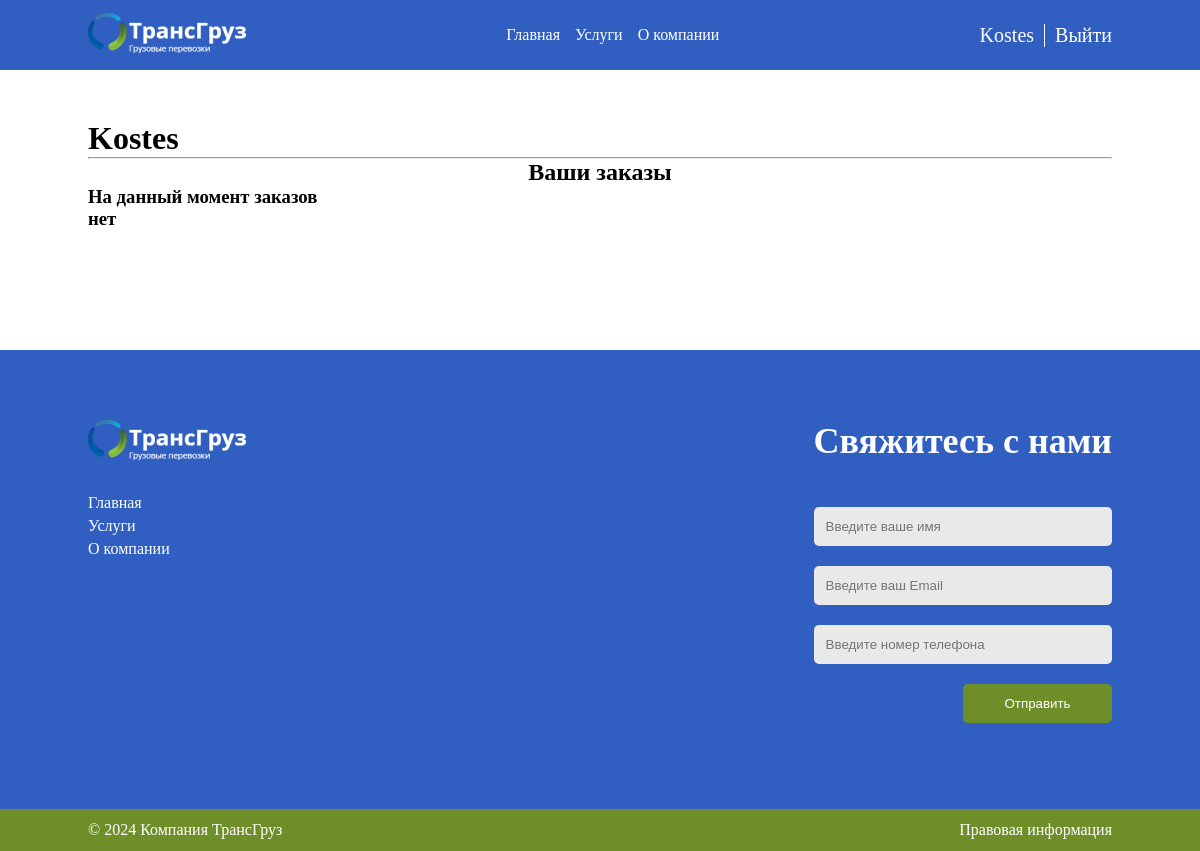
The app's page /users/profile/ (signed in), older data.
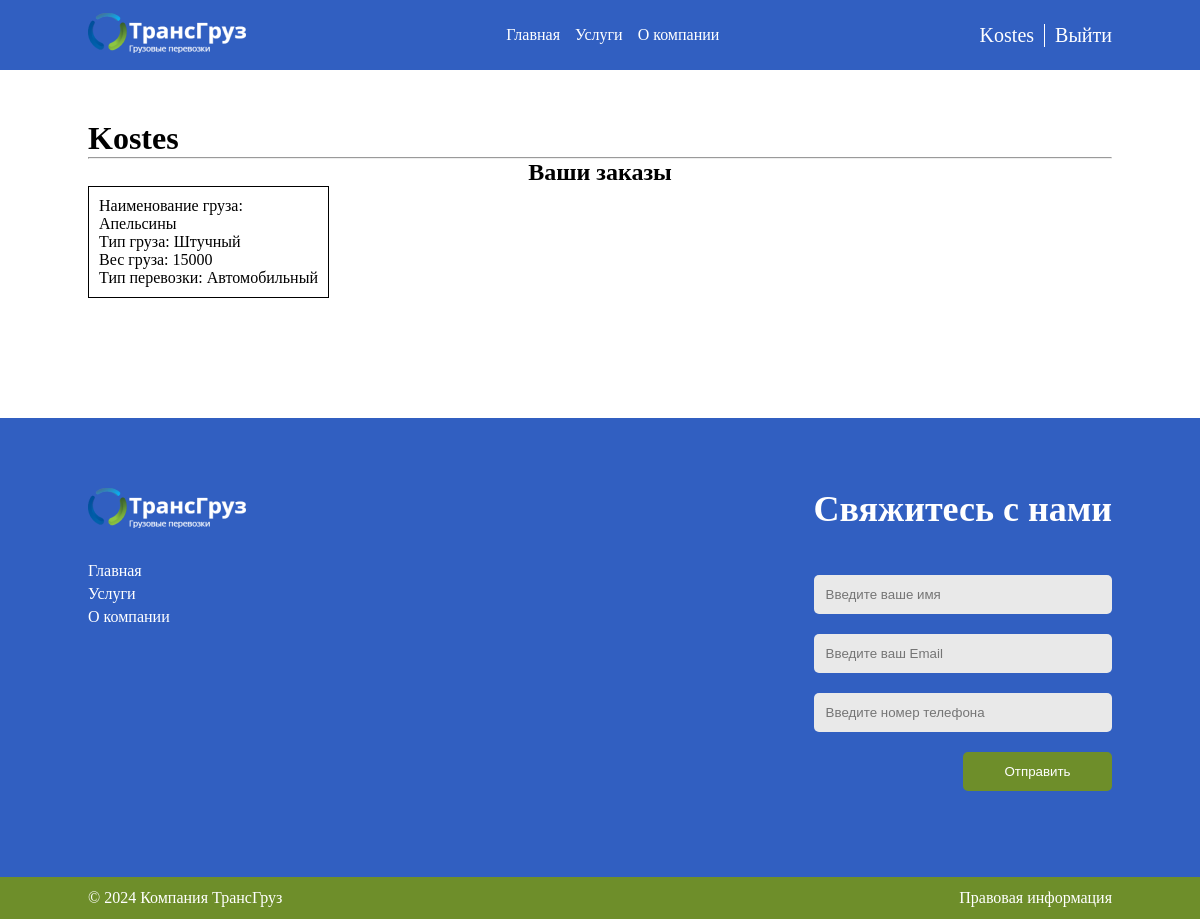
The same page, newer data.
### transportation/models.py (models this page shows)
class Menu(models.Model):
    name = models.CharField(max_length=60, verbose_name='Название')
    link = models.CharField(max_length=255, verbose_name='Ссылка')
    class Meta:
        verbose_name = 'Меню'
        verbose_name_plural = 'Меню'

class Cargos(models.Model):
    name_cargo = models.CharField(max_length=30, verbose_name="Название груза...")
    weight = models.CharField(max_length=30, verbose_name="Вес")
    type = models.CharField(max_length=30, verbose_name="Тип")
    dimensions = models.CharField(max_length=30, verbose_name="Габариты")
    type_transportation = models.CharField(max_length=30, verbose_name="Тип перевозки")
    status = models.CharField(max_length=30, verbose_name="Статус груза", blank=True, default="Не выполнен")
    class Meta:
        verbose_name = 'Груз'
        verbose_name_plural = 'Грузы'

### users/views.py (the view)
# urls.py: path('profile/', views.profile, name='profile'),
@login_required
def profile(request):
    cargo_info = Cargos.objects.filter(status="Не выполнен")
    data = {
        'title': 'Профиль пользователя',
        'menu_items': menu,
        'cargo_info': cargo_info,
        'dt': dt
    }
    return render(request, 'users/profile.html', context=data)

### users/templates/users/profile.html
{% extends 'base.html' %}
{% block login %}
    <div class="block-profile">
        <div class="centring">
            <h1>{{ user.username }}</h1>
            <hr>
        </div>
    </div>
    <div class="orders_list centring">
        <h2>Ваши заказы</h2>
        <div class="orders_cards">
        {% if cargo_info.exists %}
            {% for j in cargo_info %}
                <div class="card_order">
                    <p>Наименование груза: {{ j.name_cargo }}</p>
                    <p>Тип груза: {{ j.type }}</p>
                    <p>Вес груза: {{ j.weight }}</p>
                    <p>Тип перевозки: {{ j.type_transportation }}</p>
                </div>
            {% endfor %}
        {% else %}
            <h3>На данный момент заказов нет</h3>
        {% endif %}
        </div>
    </div>
{% endblock %}

### templates/base.html (shortened to what this page needs)
{% load static %}
<!DOCTYPE html>
<html lang="ru">
<head>
    <link rel="stylesheet" href="{% static 'transporations/style/index.css' %}">
    <link rel="stylesheet" href="{% static 'transporations/style/service.css' %}">
    <link rel="stylesheet" href="{% static 'transporations/style/company.css' %}">
    <link rel="stylesheet" href="{% static 'transporations/style/services.css' %}">
</head>
<body>
    <header class="header">
        <div class="top-header-wrapper">
            <div class="centring">
                <div class="top-header">
                    <div class="logo">
                        <a href="{% url 'home' %}"><img src="{% static 'transporations/images/logoza 1.png' %}"
                                                     alt="logo"></a>
                    </div>
                    <nav class="menu">
                        <ul class="list-menu">
                            {% for i in menu_items %}
                                <li class="list-item-menu">
                                    <a href="{% url i.link %}" class="link-menu">{{ i.name }}</a>
                                </li>
                            {% endfor %}
                        </ul>
                    </nav>
                    <div class="users-block">
                        {% if user.is_authenticated %}
                            {% if user.is_superuser %}
                                <a href="{% url 'admin:index' %}">{{ user.username }}</a>
                            {% else %}
                                <a href="{% url 'users:profile' %}">{{ user.username }}</a>
                            {% endif %}
                            <a href="{% url 'users:logout_user' %}">Выйти</a>
                        {% else %}
                            <a href="{% url 'users:login_user' %}">Войти</a>
                            <a href="{% url 'users:register_user' %}">Регистрация</a>
                        {% endif %}
                    </div>
                </div>
            </div>
        </div>
    </header>
    {% block login %}
    {% endblock %}
    <footer class="footer">
        <div class="footer-top-wrapper">
            <div class="centring">
                <div class="footer-top">
                    <div class="footer-left">
                        <div class="logo-footer">
                            <a href="{% url 'home' %}"><img src="{% static 'transporations/images/logoza 1.png' %}" alt="logo"></a>
                        </div>
                        <ul class="list-menu-footer">
                            {% for i in menu_items %}
                                <li class="item-list-menu">
                                    <a href="{% url i.link %}" class="link-menu">{{ i.name }}</a>
                                </li>
                            {% endfor %}
                        </ul>
                    </div>
                    <div class="footer-right">
                        <h3 class="title-block-form">Свяжитесь с нами</h3>
                        <div class="block-form" id="contact-form">
                            <form action="/success/" id="form" method="POST">
                                <input type="text" placeholder="Введите ваше имя" name="name">
                                <input type="email" placeholder="Введите ваш Email" name="email">
                                <input type="tel" placeholder="Введите номер телефона" name="tel">
                                <button type="submit">Отправить</button>
                            </form>
                        </div>
                    </div>
                </div>
            </div>
        </div>
        <div class="footer-bottom-wrapper">
            <div class="centring">
                <div class="footer-bottom">
                    <div class="company">© {{ dt.year }} Компания ТрансГруз</div>
                    <a href="{% url 'company' %}" class="info">Правовая информация</a>
                </div>
            </div>
        </div>
    </footer>
</body>
</html>

### transportation/static/transporations/style/index.css (style rules this page uses)
* { margin: 0; padding: 0; box-sizing: border-box; }
:root { --blue: #315FC1; --green: #6E8E2A; --white: #fff; --black: #000; --light-gray: #D9D9D9; --gray: #E9E9E9; --fz-title-parth: 4rem; --fz-very-big: 3rem; --fz-big: 2.25rem; --fz-normal: 1rem; --fw-regular: 400; --fw-bold: 700; }
html { height: 100%; }
body { display: grid; grid-template-rows: auto 1fr auto; height: 100%; }
a { color: inherit; text-decoration: none; }
button { cursor: pointer; }
input, button, textarea { border: none; outline: none; background: none; }
ul { list-style: none; }
.centring { max-width: 1274px; width: 100%; height: 100%; margin: 0 auto; }
.top-header-wrapper { background-color: var(--blue); padding: 13px 0; position: fixed; top: 0; left: 0; width: 100%; z-index: 1000; }
.top-header { display: flex; justify-content: space-between; align-items: center; color: var(--white); }
.list-menu { display: grid; grid-auto-flow: column; grid-gap: 15px; }
.footer { background: var(--blue); margin-top: 120px; color: var(--white); padding-top: 70px; }
.footer-top { display: flex; justify-content: space-between; }
.list-menu-footer { margin-top: 30px; }
.item-list-menu:not(:first-child) { margin-top: 5px; }
.footer-right { max-width: 363px; }
.title-block-form { text-align: right; font-size: var(--fz-big); font-weight: var(--fw-bold); }
.block-form form { display: flex; flex-direction: column; align-items: end; margin-top: 25px; }
.block-form input { padding: 12px; background: var(--gray); border-radius: 5px; width: 100%; }
.block-form input:not(:first-child) { margin-top: 20px; }
.block-form button { padding: 12px 32px; color: var(--white); background: var(--green); margin-top: 20px; width: 9.3125rem; border-radius: 5px; }
.footer-bottom-wrapper { margin-top: 86px; background: var(--green); }
.footer-bottom { display: flex; justify-content: space-between; padding: 12px 0; }
.users-form, .block-profile { margin-top: 120px; }
.users-block { display: flex; }
.users-block a { font-size: 20px; }
.users-block a:first-child { padding-right: 10px; border-right: 1px solid #fff; }
.users-block a:last-child { padding-left: 10px; }
.orders_list h2 { text-align: center; }
.orders_cards { display: grid; grid-template-columns: repeat(4, 1fr); grid-gap: 20px; }
.card_order { padding: 10px; border: 1px solid #000; }
@media screen and (max-width: 1300px) { .centring { max-width: 1024px; } }

Row changes from the older to the newer data that the page shows:
added Cargos: name_cargo "Апельсины", type "Штучный", weight "15000", type_transportation "Автомобильный"
Text that changed along with them:
text no longer shown: "На данный момент заказов нет"
